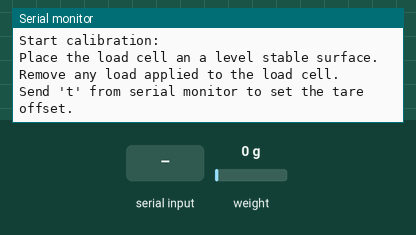
Bench run of a sketch on a simulated ESP8266 (NodeMCU). Parts: the last lines printed to the serial monitor. The test bench sets the inputs (shaded band); at power-on: weight on the scale 0 g. EEPROM starts erased.

Above: at 3.2 s.
3.3 s: "t90\n" received over Serial
At 4.5 s:
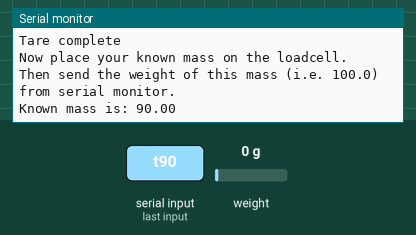
4.8 s: "y90\n" received over Serial
At 6.1 s:
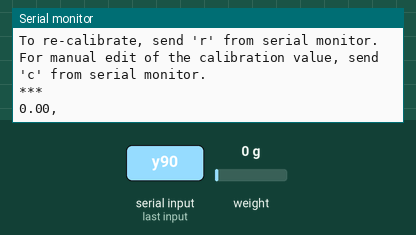
6.5 s: "c90\n" received over Serial
At 7.0 s:
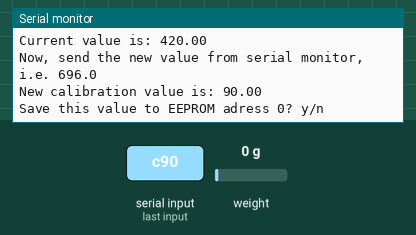
8.0 s: "y,45\n" received over Serial
At 8.8 s:
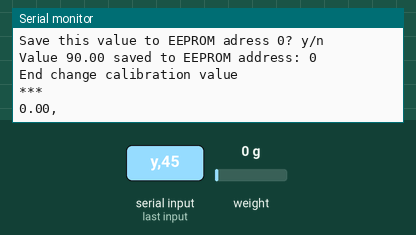
9.5 s: weight on the scale set to 100 g
At 10.7 s:
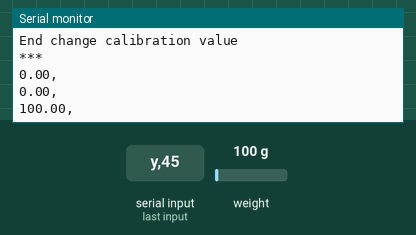
11.0 s: weight on the scale set to 1250 g
At 11.5 s:
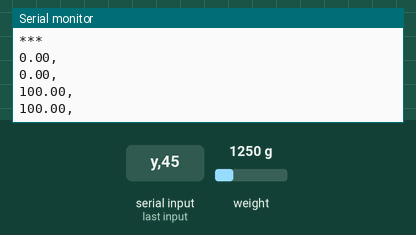
Timing chart, 0 to 13.5 s (numbered marks = the images above; inputs shaded):
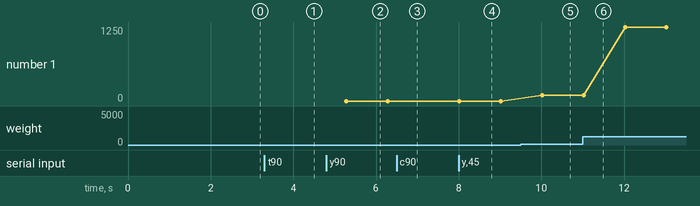

The sketch:

Load_cell_test.ino
```cpp
#include "Calibration.h"
#include "Excel_Data_Streamer.h"


void setup() {
 calibration_setup();
}

void loop() {
 Calibration();
}
```

Calibration.h
```cpp
/*
   -------------------------------------------------------------------------------------
   HX711_ADC
   Arduino library for HX711 24-Bit Analog-to-Digital Converter for Weight Scales
   Olav Kallhovd sept2017
   -------------------------------------------------------------------------------------
*/

/*
   This example file shows how to calibrate the load cell and optionally store the calibration
   value in EEPROM, and also how to change the value manually.
   The result value can then later be included in your project sketch or fetched from EEPROM.

   To implement calibration in your project sketch the simplified procedure is as follow:
       LoadCell.tare();
       //place known mass
       LoadCell.refreshDataSet();
       float newCalibrationValue = LoadCell.getNewCalibration(known_mass);
*/
#include <HX711_ADC.h>
#if defined(ESP8266)|| defined(ESP32) || defined(AVR)
#include <EEPROM.h>
#endif

//pins:
const int HX711_dout = 20; //mcu > HX711 dout pin
const int HX711_sck = 21; //mcu > HX711 sck pin

//HX711 constructor:
HX711_ADC LoadCell(HX711_dout, HX711_sck);

const int calVal_eepromAdress = 0;
unsigned long t = 0;

void calibrate() {
  Serial.println("***");
  Serial.println("Start calibration:");
  Serial.println("Place the load cell an a level stable surface.");
  Serial.println("Remove any load applied to the load cell.");
  Serial.println("Send 't' from serial monitor to set the tare offset.");

  boolean _resume = false;
  while (_resume == false) {
    LoadCell.update();
    if (Serial.available() > 0) {
      if (Serial.available() > 0) {
        char inByte = Serial.read();
        if (inByte == 't') LoadCell.tareNoDelay();
      }
    }
    if (LoadCell.getTareStatus() == true) {
      Serial.println("Tare complete");
      _resume = true;
    }
  }

  Serial.println("Now place your known mass on the loadcell.");
  Serial.println("Then send the weight of this mass (i.e. 100.0) from serial monitor.");

  float known_mass = 0;
  _resume = false;
  while (_resume == false) {
    LoadCell.update();
    if (Serial.available() > 0) {
      known_mass = Serial.parseFloat();
      if (known_mass != 0) {
        Serial.print("Known mass is: ");
        Serial.println(known_mass);
        _resume = true;
      }
    }
  }

  LoadCell.refreshDataSet(); //refresh the dataset to be sure that the known mass is measured correct
  float newCalibrationValue = LoadCell.getNewCalibration(known_mass); //get the new calibration value

  Serial.print("New calibration value has been set to: ");
  Serial.print(newCalibrationValue);
  Serial.println(", use this as calibration value (calFactor) in your project sketch.");
  Serial.print("Save this value to EEPROM adress ");
  Serial.print(calVal_eepromAdress);
  Serial.println("? y/n");

  _resume = false;
  while (_resume == false) {
    if (Serial.available() > 0) {
      char inByte = Serial.read();
      if (inByte == 'y') {
#if defined(ESP8266)|| defined(ESP32)
        EEPROM.begin(512);
#endif
        EEPROM.put(calVal_eepromAdress, newCalibrationValue);
#if defined(ESP8266)|| defined(ESP32)
        EEPROM.commit();
#endif
        EEPROM.get(calVal_eepromAdress, newCalibrationValue);
        Serial.print("Value ");
        Serial.print(newCalibrationValue);
        Serial.print(" saved to EEPROM address: ");
        Serial.println(calVal_eepromAdress);
        _resume = true;

      }
      else if (inByte == 'n') {
        Serial.println("Value not saved to EEPROM");
        _resume = true;
      }
    }
  }

  Serial.println("End calibration");
  Serial.println("***");
  Serial.println("To re-calibrate, send 'r' from serial monitor.");
  Serial.println("For manual edit of the calibration value, send 'c' from serial monitor.");
  Serial.println("***");
}

void changeSavedCalFactor() {
  float oldCalibrationValue = LoadCell.getCalFactor();
  boolean _resume = false;
  Serial.println("***");
  Serial.print("Current value is: ");
  Serial.println(oldCalibrationValue);
  Serial.println("Now, send the new value from serial monitor, i.e. 696.0");
  float newCalibrationValue;
  while (_resume == false) {
    if (Serial.available() > 0) {
      newCalibrationValue = Serial.parseFloat();
      if (newCalibrationValue != 0) {
        Serial.print("New calibration value is: ");
        Serial.println(newCalibrationValue);
        LoadCell.setCalFactor(newCalibrationValue);
        _resume = true;
      }
    }
  }
  _resume = false;
  Serial.print("Save this value to EEPROM adress ");
  Serial.print(calVal_eepromAdress);
  Serial.println("? y/n");
  while (_resume == false) {
    if (Serial.available() > 0) {
      char inByte = Serial.read();
      if (inByte == 'y') {
#if defined(ESP8266)|| defined(ESP32)
        EEPROM.begin(512);
#endif
        EEPROM.put(calVal_eepromAdress, newCalibrationValue);
#if defined(ESP8266)|| defined(ESP32)
        EEPROM.commit();
#endif
        EEPROM.get(calVal_eepromAdress, newCalibrationValue);
        Serial.print("Value ");
        Serial.print(newCalibrationValue);
        Serial.print(" saved to EEPROM address: ");
        Serial.println(calVal_eepromAdress);
        _resume = true;
      }
      else if (inByte == 'n') {
        Serial.println("Value not saved to EEPROM");
        _resume = true;
      }
    }
  }
  Serial.println("End change calibration value");
  Serial.println("***");
}

void calibration_setup() {
  Serial.begin(9600); delay(10);
  Serial.println();
  Serial.println("Starting...");

  LoadCell.begin();
  unsigned long stabilizingtime = 2000; // preciscion right after power-up can be improved by adding a few seconds of stabilizing time
  boolean _tare = true; //set this to false if you don't want tare to be performed in the next step
  LoadCell.start(stabilizingtime, _tare);
  //warning
  if (LoadCell.getTareTimeoutFlag() || LoadCell.getSignalTimeoutFlag()) {
    Serial.println("Timeout, check MCU>HX711 wiring and pin designations");
    while (1);
  }
  else {
    LoadCell.setCalFactor(1.0); // user set calibration value (float), initial value 1.0 may be used for this sketch
    Serial.println("Startup is complete");
  }
  while (!LoadCell.update());
  calibrate(); //start calibration procedure
}

void Calibration() {
  static boolean newDataReady = 0;
  const int serialPrintInterval = 1000; //increase value to slow down serial print activity

  // check for new data/start next conversion:
  if (LoadCell.update()) newDataReady = true;

  // get smoothed value from the dataset:
  if (newDataReady) {
    if (millis() > t + serialPrintInterval) {
      float i = LoadCell.getData();
      Serial.print(i);
      Serial.print(',');
      Serial.println();
      newDataReady = 0;
      t = millis();
    }
  }

  // receive command from serial terminal
  if (Serial.available() > 0) {
    char inByte = Serial.read();
    if (inByte == 't') LoadCell.tareNoDelay(); //tare
    else if (inByte == 'r') calibrate(); //calibrate
    else if (inByte == 'c') changeSavedCalFactor(); //edit calibration value manually
  }

  // check if last tare operation is complete
  if (LoadCell.getTareStatus() == true) {
    Serial.println("Tare complete");
  }

}
```

Excel_Data_Streamer.h
```cpp
// Serial data variables ------------------------------------------------------
//Incoming Serial Data Array
const byte kNumberOfChannelsFromExcel = 6;

// Comma delimiter to separate consecutive data if using more than 1 sensor
const char kDelimiter = ',';
// Interval between serial writes
const int kSerialInterval = 50;
// Timestamp to track serial interval
unsigned long serialPreviousTime;

char* arr[kNumberOfChannelsFromExcel];


//-----------------------------------------------------------------------------
// DO NOT EDIT ANYTHING BELOW THIS LINE
//-----------------------------------------------------------------------------

// OUTGOING SERIAL DATA PROCESSING CODE----------------------------------------
void processOutgoingSerial()
{
   // Enter into this only when serial interval has elapsed
  if((millis() - serialPreviousTime) > kSerialInterval)
  {
    // Reset serial interval timestamp
    serialPreviousTime = millis();
  }
}

// Gathers bytes from serial port to build inputString
char* GetSerialData()
{
  static char inputString[64]; // Create a char array to store incoming data
  memset(inputString, 0, sizeof(inputString)); // Clear the memory from a pervious reading
  while (Serial.available()){
    Serial.readBytesUntil('\n', inputString, 64); //Read every byte in Serial buffer until line end or 64 bytes
  }
  return inputString;
}

// Seperate the data at each delimeter
void parseData(char data[])
{
    char *token = strtok(data, ","); // Find the first delimeter and return the token before it
    int index = 0; // Index to track storage in the array
    while (token != NULL){ // Char* strings terminate w/ a Null character. We'll keep running the command until we hit it
      arr[index] = token; // Assign the token to an array
      token = strtok(NULL, ","); // Conintue to the next delimeter
      index++; // incremenet index to store next value
    }
}


// INCOMING SERIAL DATA PROCESSING CODE----------------------------------------
void processIncomingSerial()
{
  if(Serial.available()){
    parseData(GetSerialData());
  }
}


// START OF MAIN LOOP ---------------------------------------------------------
void Excel_loop()
{
  // Read Excel variables from serial port (Data Streamer)
  processIncomingSerial();

  // Process and send data to Excel via serial port (Data Streamer)
  processOutgoingSerial();

}
```

Measured:
- after the input at 3.3 s, the serial monitor: prints a new line at once (image 1)
- after the input at 4.8 s, the serial monitor: prints a new line after 0.29 s (image 2)
- after the input at 6.5 s, the serial monitor: prints a new line at once (image 3)
- after the input at 8.0 s, the serial monitor: prints a new line at once (image 4)
- after the input at 9.5 s, the serial monitor: prints a new line after 0.52 s (image 5)
- plotted number 1: 0 → 100 after the input at 9.5 s, 100 → 1250 after the input at 11.0 s
